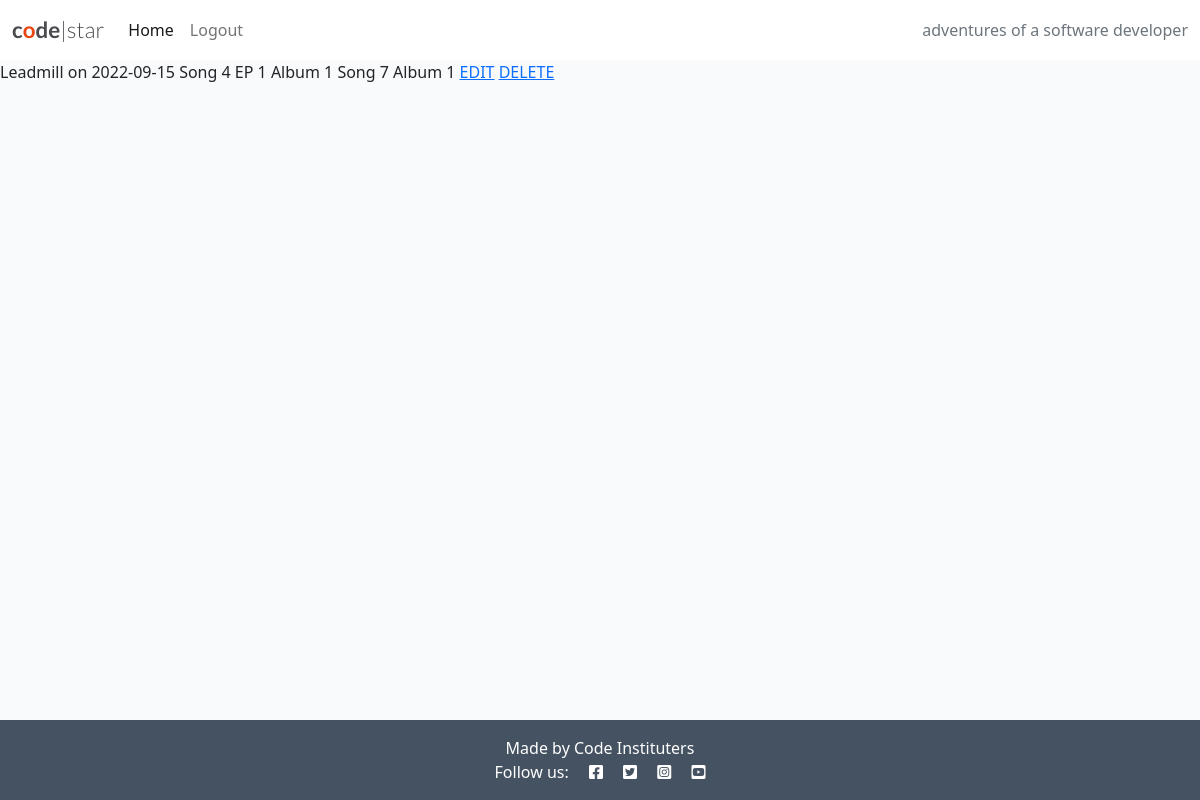
/setlist/setlist-detail/4/ (signed in), run on the app's committed database.
### setlist/models.py (models this page shows, shortened)
class Setlist(models.Model):
    gig = models.OneToOneField('home.Gig', related_name='setlist_gig', on_delete=models.CASCADE, null=True)
    author = models.ForeignKey(User, on_delete=models.SET_NULL, null=True)
    song = models.ManyToManyField(Song)
    status = models.IntegerField(choices=STATUS, default=0)
    agree = models.ManyToManyField(User, related_name='setlist_agree', blank=True)
    disagree = models.ManyToManyField(User, related_name='setlist_disagree', blank=True)
    def __str__(self):
        return f"{self.gig.venue} on {self.gig.date}"

class Venue(models.Model):
    name = models.CharField(max_length=200)
    city = models.CharField(max_length=200)
    def __str__(self):
        return self.name

class Song(models.Model):
    title = models.CharField(max_length=200)
    slug = models.SlugField(max_length=200, unique=True, null=True)

class Release(models.Model):
    title = models.CharField(max_length=200)
    songs = models.ManyToManyField(Song, related_name="releases")
    slug = models.SlugField(max_length=200, unique=True, null=True)
    def __str__(self):
        return self.title

### home/models.py (models this page shows, shortened)
class Gig(models.Model):
    date = models.DateField(auto_now_add=False, auto_now=False, blank=True, null=True)
    venue = models.ForeignKey('setlist.Venue', on_delete=models.CASCADE, null=True)

### setlist/views.py (the view)
# urls.py: path('setlist-detail/<str:pk>/', setlist_detail, name='detail'),
@login_required
def setlist_detail(request, pk):
    setlist = Setlist.objects.get(id=pk)
    context = {
        'setlist': setlist,
    }
    return render(request, 'setlist/setlist-detail.html', context)

### setlist/templates/setlist/setlist-detail.html (shortened to what this page needs)
{% extends 'base.html' %}
{% block content %}
{{ setlist }}
{% for song in setlist.song.all %}
    {{ song.title }}
    {% for release in song.releases.all %}
        {{ release }}
    {% endfor %}
{% endfor %}
{% if user.id == setlist.author.id %}
        <a href="{% url 'edit_setlist' setlist.id %}">EDIT</a>
        <a href="{% url 'delete_setlist' setlist.id %}">DELETE</a>
{% endif %}
{% endblock %}

### static/css/style.css (style rules this page uses)
body { background-color: #F9FAFC; }
.main-bg { background-color: #F9FAFC; }

### data on the page
Setlist: gig.date "Leadmill on 2022-09-15"
Song: title "Song 4"
Release: title "EP 1"
Release: title "Album 1"
Song: title "Song 7"
